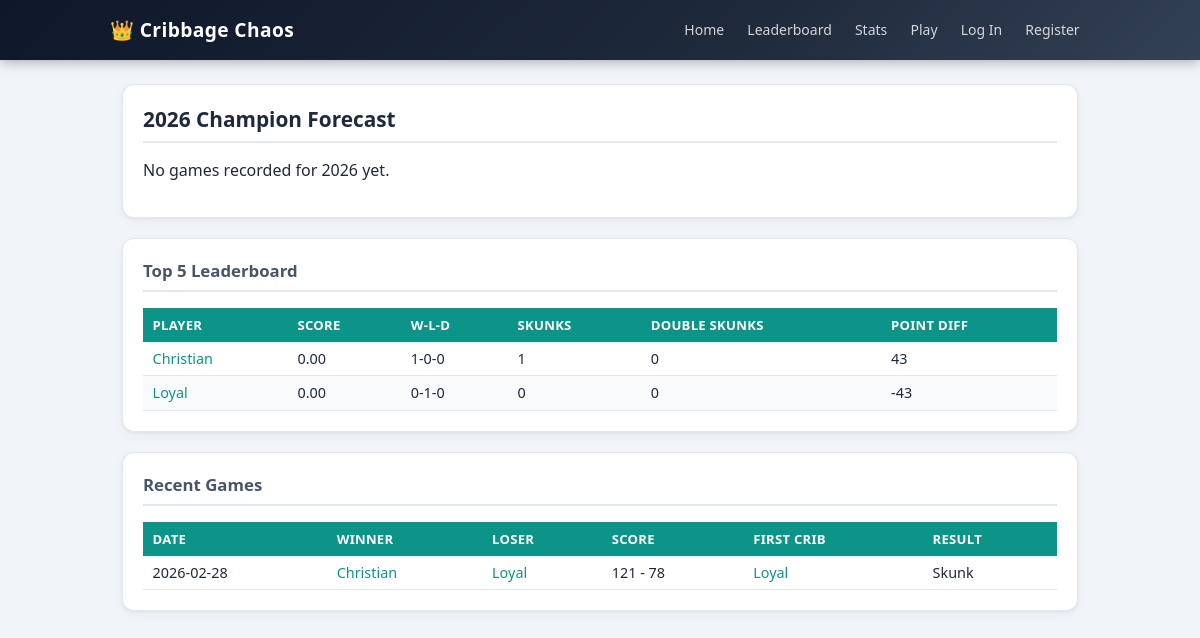
Before: / with the older database file.
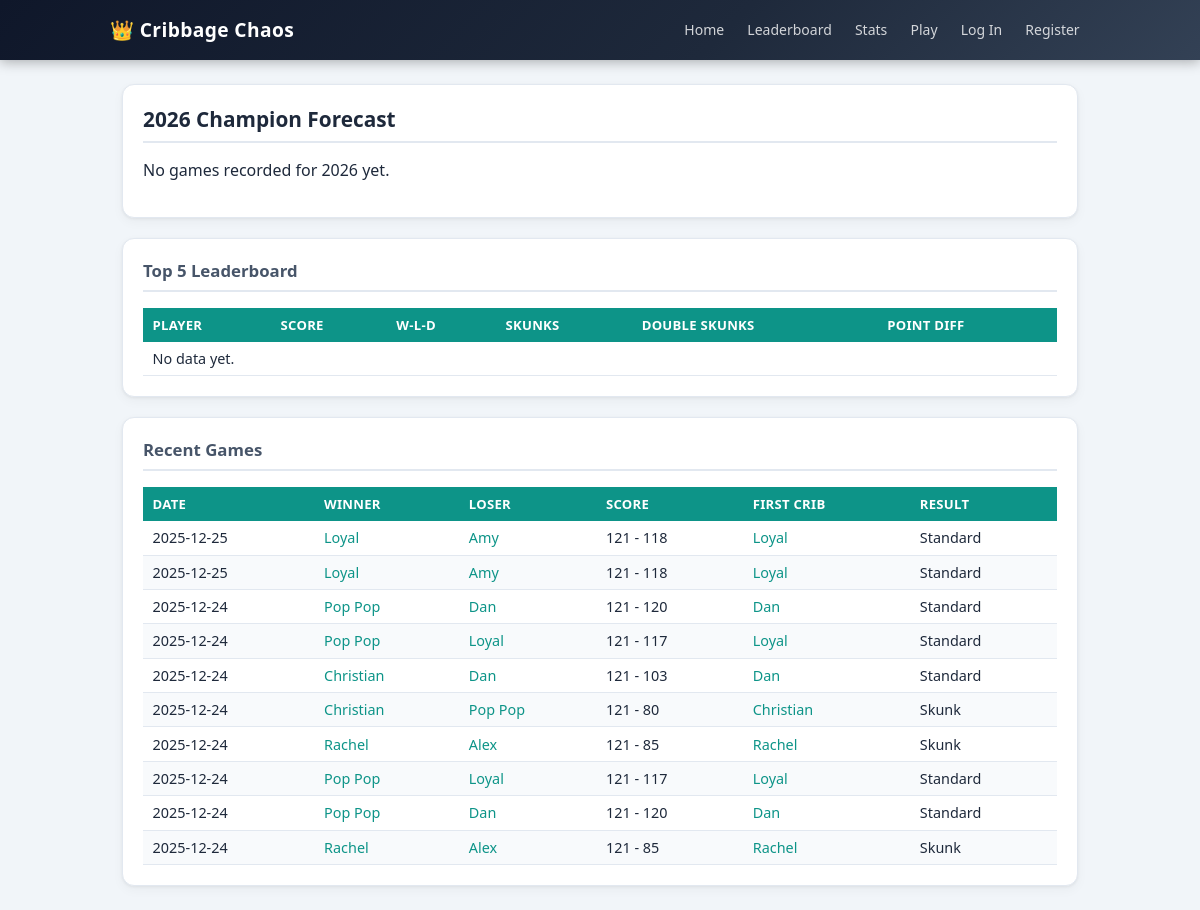
After: the same page with the newer database file.
### app.py (models this page shows, shortened)
class Player(db.Model):
    __tablename__ = "players"
    id = db.Column(db.Integer, primary_key=True)
    name = db.Column(db.String(80), unique=True, nullable=False)
    created_at = db.Column(db.DateTime, nullable=False, default=datetime.utcnow)

class Game(db.Model):
    __tablename__ = "games"
    __table_args__ = (
        CheckConstraint("player1_id != player2_id", name="ck_unique_players"),
        CheckConstraint("player1_score >= 0", name="ck_player1_score_nonnegative"),
        CheckConstraint("player2_score >= 0", name="ck_player2_score_nonnegative"),
    )
    id = db.Column(db.Integer, primary_key=True)
    played_on = db.Column(db.Date, nullable=False)
    player1_id = db.Column(db.Integer, db.ForeignKey("players.id"), nullable=False)
    player2_id = db.Column(db.Integer, db.ForeignKey("players.id"), nullable=False)
    player1_score = db.Column(db.Integer, nullable=False)
    player2_score = db.Column(db.Integer, nullable=False)
    winner_id = db.Column(db.Integer, db.ForeignKey("players.id"), nullable=True)
    first_crib_id = db.Column(db.Integer, db.ForeignKey("players.id"), nullable=True)
    notes = db.Column(db.String(255), nullable=True)
    created_at = db.Column(db.DateTime, nullable=False, default=datetime.utcnow)
    player1 = db.relationship("Player", foreign_keys=[player1_id])
    player2 = db.relationship("Player", foreign_keys=[player2_id])
    winner = db.relationship("Player", foreign_keys=[winner_id])
    first_crib = db.relationship("Player", foreign_keys=[first_crib_id])
    @property
    def winner_score(self) -> int:
        if self.winner_id == self.player1_id:
            return self.player1_score
        if self.winner_id == self.player2_id:
            return self.player2_score
        return max(self.player1_score, self.player2_score)
    @property
    def loser_score(self) -> int:
        if self.winner_id == self.player1_id:
            return self.player2_score
        if self.winner_id == self.player2_id:
            return self.player1_score
        return min(self.player1_score, self.player2_score)
    @property
    def is_double_skunk(self) -> bool:
        return self.loser_score <= DOUBLE_SKUNK_THRESHOLD
    @property
    def is_skunk(self) -> bool:
        return DOUBLE_SKUNK_THRESHOLD < self.loser_score <= SKUNK_THRESHOLD

### app.py (the view)
@app.route("/")
def index():
    current_year = date.today().year
    recent_games = Game.query.order_by(Game.played_on.desc(), Game.created_at.desc()).limit(10).all()
    ranked, winner = calculate_champion_scores(current_year)
    return render_template(
        "index.html",
        current_year=current_year,
        recent_games=recent_games,
        ranked=[r for r in ranked if r.games > 0][:5],
        winner=winner,
    )

### app.py (called while the page is built)
def current_user() -> "User | None":
    uid = session.get("user_id")
    if uid:
        return User.query.get(uid)
    return None

@app.context_processor
def inject_auth_context():
    u = current_user()
    return {"is_admin": bool(u and u.is_admin), "current_user": u}

### templates/index.html
{% extends "layout.html" %}
{% block content %}
<section class="panel">
  <h2>{{ current_year }} Champion Forecast</h2>
  {% if winner %}
    <p class="winner">Current projected winner: <strong><a href="{{ url_for('player_profile', player_id=winner.player.id) }}" class="player-link" style="color:inherit">{{ winner.player.name }}</a></strong> ({{ "%.2f"|format(winner.champion_score) }})</p>
  {% else %}
    <p>No games recorded for {{ current_year }} yet.</p>
  {% endif %}
</section>
<section class="panel">
  <h3>Top 5 Leaderboard</h3>
  <div class="table-wrap">
  <table>
    <thead>
      <tr>
        <th>Player</th>
        <th>Score</th>
        <th>W-L-D</th>
        <th>Skunks</th>
        <th>Double Skunks</th>
        <th>Point Diff</th>
      </tr>
    </thead>
    <tbody>
      {% for row in ranked %}
      <tr>
        <td><a href="{{ url_for('player_profile', player_id=row.player.id) }}" class="player-link">{{ row.player.name }}</a></td>
        <td>{{ "%.2f"|format(row.champion_score) }}</td>
        <td>{{ row.wins }}-{{ row.losses }}-{{ row.draws }}</td>
        <td>{{ row.skunks }}</td>
        <td>{{ row.double_skunks }}</td>
        <td>{{ row.point_diff }}</td>
      </tr>
      {% else %}
      <tr><td colspan="6">No data yet.</td></tr>
      {% endfor %}
    </tbody>
  </table>
  </div>
</section>
<section class="panel">
  <h3>Recent Games</h3>
  <div class="table-wrap">
  <table>
    <thead>
      <tr>
        <th>Date</th>
        <th>Winner</th>
        <th>Loser</th>
        <th>Score</th>
        <th>First Crib</th>
        <th>Result</th>
      </tr>
    </thead>
    <tbody>
      {% for game in recent_games %}
      <tr>
        <td>{{ game.played_on }}</td>
        <td>{% if game.winner %}<a href="{{ url_for('player_profile', player_id=game.winner.id) }}" class="player-link">{{ game.winner.name }}</a>{% else %}N/A{% endif %}</td>
        {% set loser = game.player2 if game.winner_id == game.player1_id else game.player1 %}
        <td><a href="{{ url_for('player_profile', player_id=loser.id) }}" class="player-link">{{ loser.name }}</a></td>
        <td>{{ game.winner_score }} - {{ game.loser_score }}</td>
        <td>{% if game.first_crib %}<a href="{{ url_for('player_profile', player_id=game.first_crib.id) }}" class="player-link">{{ game.first_crib.name }}</a>{% else %}N/A{% endif %}</td>
        <td>
          {% if game.is_double_skunk %}
            Double skunk
          {% elif game.is_skunk %}
            Skunk
          {% else %}
            Standard
          {% endif %}
        </td>
      </tr>
      {% else %}
      <tr><td colspan="6">No games yet.</td></tr>
      {% endfor %}
    </tbody>
  </table>
  </div>
</section>
{% endblock %}

Changed rows visible on the page:
no longer on this page (row unchanged): Player: player.name "Christian"
no longer on this page (row edited): Game: played_on "2026-02-28", winner.name "Christian", {{ loser.name }} "Loyal", winner_score "121", loser_score "78", first_crib.name "Loyal", shows "Skunk"
added Game: played_on "2025-12-25", winner.name "Loyal", winner_score "121", loser_score "118", first_crib.name "Loyal", shows "Standard"
added Player: name "Amy"
added Game: played_on "2025-12-25", winner.name "Loyal", winner_score "121", loser_score "118", first_crib.name "Loyal", shows "Standard"
added Game: played_on "2025-12-24", winner.name "Pop Pop", winner_score "121", loser_score "120", first_crib.name "Dan", shows "Standard"
now on this page (row unchanged): Player: name "Dan"
added Game: played_on "2025-12-24", winner.name "Pop Pop", {{ loser.name }} "Loyal", winner_score "121", loser_score "117", first_crib.name "Loyal", shows "Standard"
added Game: played_on "2025-12-24", winner.name "Christian", winner_score "121", loser_score "103", first_crib.name "Dan", shows "Standard"
added Game: played_on "2025-12-24", winner.name "Christian", winner_score "121", loser_score "80", first_crib.name "Christian", shows "Skunk"
now on this page (row unchanged): Player: name "Pop Pop"
added Game: played_on "2025-12-24", winner.name "Rachel", winner_score "121", loser_score "85", first_crib.name "Rachel", shows "Skunk"
added Player: name "Alex"
added Game: played_on "2025-12-24", winner.name "Pop Pop", {{ loser.name }} "Loyal", winner_score "121", loser_score "117", first_crib.name "Loyal", shows "Standard"
added Game: played_on "2025-12-24", winner.name "Pop Pop", winner_score "121", loser_score "120", first_crib.name "Dan", shows "Standard"
added Game: played_on "2025-12-24", winner.name "Rachel", winner_score "121", loser_score "85", first_crib.name "Rachel", shows "Skunk"
Other visible differences:
text now shown: "No data yet."
list line gone: "0.00 1 - 0 - 0 1 0 43"
list line gone: "Loyal"
list line gone: "0.00 0 - 1 - 0 0 0 -43"
